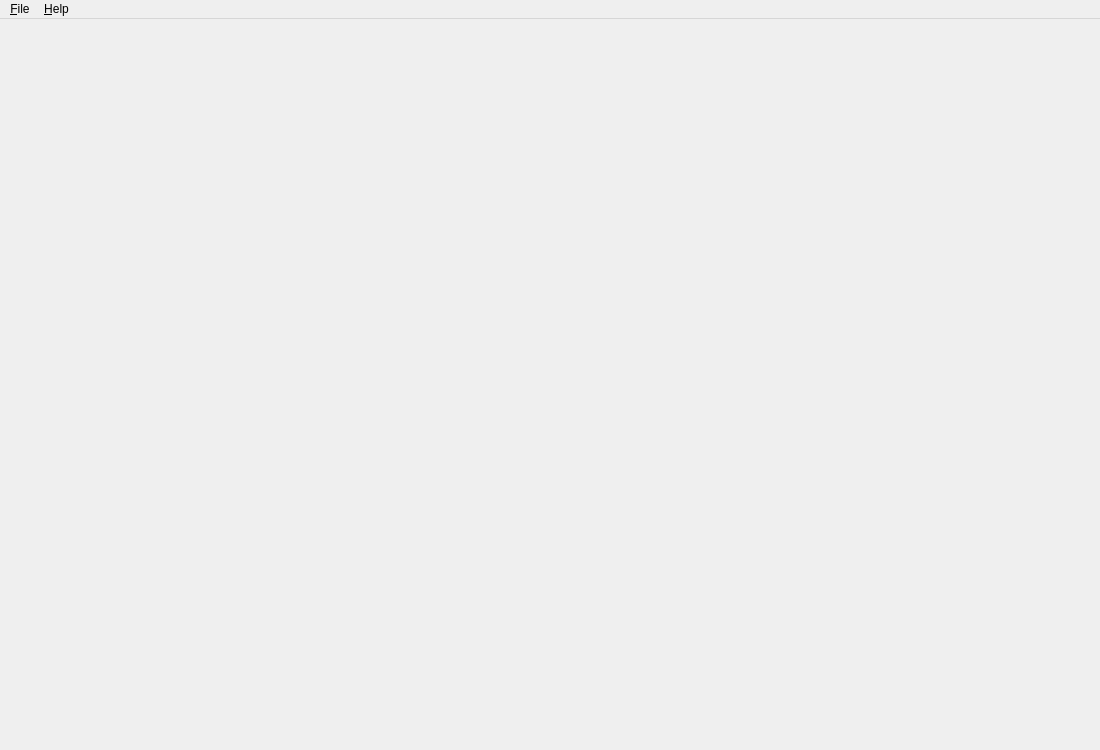
<?xml version="1.0" encoding="UTF-8"?>
<ui version="4.0">
 <class>MainWindow</class>
 <widget class="QMainWindow" name="MainWindow">
  <property name="geometry">
   <rect>
    <x>0</x>
    <y>0</y>
    <width>1100</width>
    <height>750</height>
   </rect>
  </property>
  <property name="windowTitle">
   <string>bakajiten</string>
  </property>
  <widget class="DictionaryWidget" name="centralwidget">
  </widget>
  <widget class="QMenuBar" name="menubar">
   <widget class="QMenu" name="menuFile">
    <property name="title">
     <string>&amp;File</string>
    </property>
    <addaction name="actionSettings"/>
    <addaction name="actionQuit"/>
   </widget>
   <widget class="QMenu" name="menuHelp">
    <property name="title">
     <string>&amp;Help</string>
    </property>
    <addaction name="actionAbout"/>
    <addaction name="actionAboutQt"/>
    <addaction name="actionDictionaries"/>
    <addaction name="actionCheckUpdates"/>
   </widget>
   <addaction name="menuFile"/>
   <addaction name="menuHelp"/>
  </widget>
  <action name="actionDictionaries">
   <property name="text">
    <string>&amp;Dictionaries…</string>
   </property>
  </action>
  <action name="actionCheckUpdates">
   <property name="text">
    <string>Check for &amp;Updates…</string>
   </property>
  </action>
  <action name="actionSettings">
   <property name="text">
    <string>Settings…</string>
   </property>
  </action>
  <action name="actionQuit">
   <property name="text">
    <string>&amp;Quit</string>
   </property>
   <property name="shortcut">
    <string>Ctrl+Q</string>
   </property>
  </action>
  <action name="actionAbout">
   <property name="text">
    <string>&amp;About</string>
   </property>
  </action>
  <action name="actionAboutQt">
   <property name="text">
    <string>About &amp;Qt</string>
   </property>
  </action>
 </widget>
 <customwidgets>
  <customwidget>
   <class>DictionaryWidget</class>
   <extends>QWidget</extends>
   <header>ui/dictionary/DictionaryWidget.h</header>
  </customwidget>
 </customwidgets>
 <resources/>
 <connections/>
</ui>
